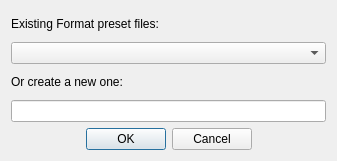
<?xml version="1.0" encoding="UTF-8"?>
<ui version="4.0">
 <class>LoadFormat</class>
 <widget class="QDialog" name="LoadFormat">
  <property name="geometry">
   <rect>
    <x>0</x>
    <y>0</y>
    <width>337</width>
    <height>161</height>
   </rect>
  </property>
  <property name="windowTitle">
   <string>Save Format</string>
  </property>
  <layout class="QGridLayout" name="gridLayout">
   <item row="0" column="0">
    <widget class="QLabel" name="label">
     <property name="text">
      <string>Existing Format preset files:</string>
     </property>
    </widget>
   </item>
   <item row="1" column="0">
    <widget class="QComboBox" name="struoption">
     <property name="currentText">
      <string/>
     </property>
     <property name="currentIndex">
      <number>-1</number>
     </property>
    </widget>
   </item>
   <item row="2" column="0">
    <widget class="QLabel" name="label_2">
     <property name="text">
      <string>Or create a new one: </string>
     </property>
    </widget>
   </item>
   <item row="3" column="0">
    <widget class="QLineEdit" name="entry_newformat"/>
   </item>
   <item row="4" column="0">
    <widget class="QDialogButtonBox" name="resultbox">
     <property name="orientation">
      <enum>Qt::Horizontal</enum>
     </property>
     <property name="standardButtons">
      <set>QDialogButtonBox::Cancel|QDialogButtonBox::Ok</set>
     </property>
     <property name="centerButtons">
      <bool>true</bool>
     </property>
    </widget>
   </item>
  </layout>
 </widget>
 <resources/>
 <connections>
  <connection>
   <sender>resultbox</sender>
   <signal>accepted()</signal>
   <receiver>LoadFormat</receiver>
   <slot>accept()</slot>
   <hints>
    <hint type="sourcelabel">
     <x>248</x>
     <y>254</y>
    </hint>
    <hint type="destinationlabel">
     <x>157</x>
     <y>274</y>
    </hint>
   </hints>
  </connection>
  <connection>
   <sender>resultbox</sender>
   <signal>rejected()</signal>
   <receiver>LoadFormat</receiver>
   <slot>reject()</slot>
   <hints>
    <hint type="sourcelabel">
     <x>316</x>
     <y>260</y>
    </hint>
    <hint type="destinationlabel">
     <x>286</x>
     <y>274</y>
    </hint>
   </hints>
  </connection>
 </connections>
</ui>
